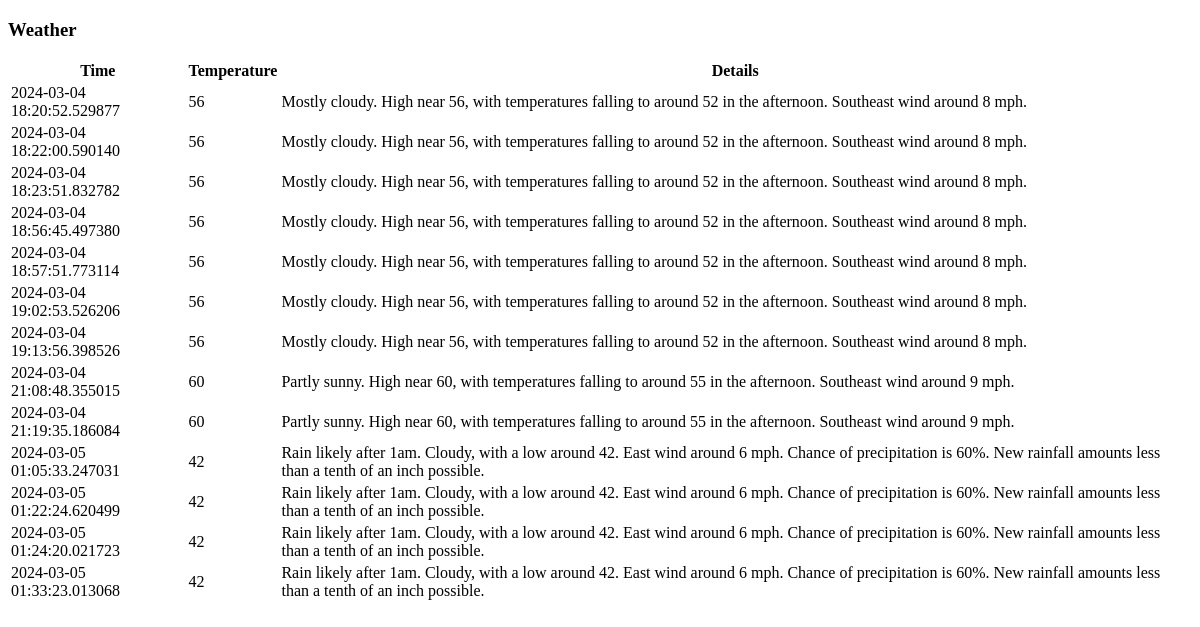
Before: / with the older database file.
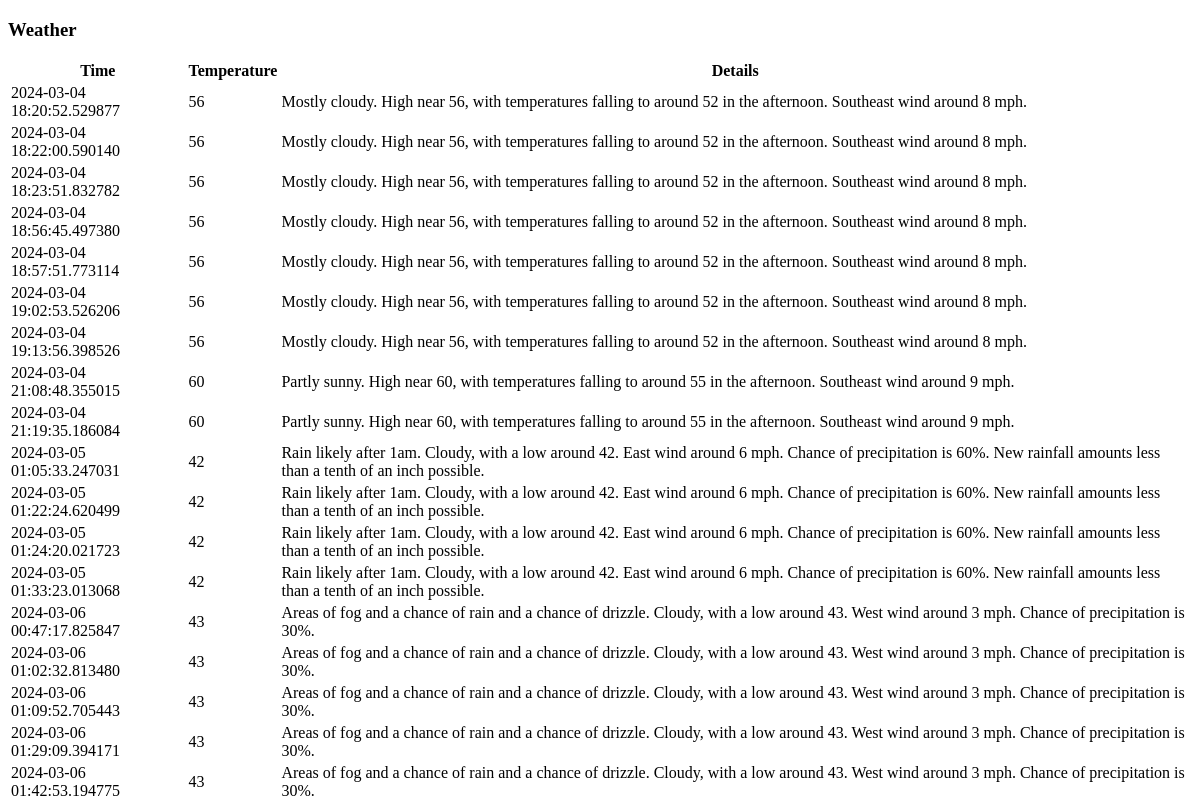
After: the same page with the newer database file.
### app.py (models this page shows)
class Weather(db.Model):
	datetime = db.Column(db.DateTime, primary_key=True, default=datetime.utcnow())
	temperature = db.Column(db.Integer, nullable=False)
	detail = db.Column(db.String, nullable=False)

### app.py (the view)
@app.route("/")
def index():
    weather = Weather.query.all()
    return render_template('index.html', weather=weather)

### templates/index.html (shortened to what this page needs)
<!DOCTYPE html>
<html lang="en">
<head>
</head>
<body>
    <h3>Weather</h3>
    <table>
        <thead>
            <th>Time</th>
            <th>Temperature</th>
            <th>Details</th>
        </thead>
        {% for data in weather %}
        <tbody>
            <td>{{data.datetime}}</td>
            <td>{{data.temperature}}</td>
            <td>{{data.detail}}</td>
        </tbody>
        {% endfor %}
    </table>
</body>
</html>

Changed rows visible on the page:
added Weather: datetime "2024-03-06 00:47:17.825847", temperature "43", detail "Areas of fog and a chance of rain and a chance of drizzle. Cloudy, with a low around 43. West wind around 3 mph. Chance of precipitation is 30%."
added Weather: datetime "2024-03-06 01:02:32.813480", temperature "43", detail "Areas of fog and a chance of rain and a chance of drizzle. Cloudy, with a low around 43. West wind around 3 mph. Chance of precipitation is 30%."
added Weather: datetime "2024-03-06 01:09:52.705443", temperature "43", detail "Areas of fog and a chance of rain and a chance of drizzle. Cloudy, with a low around 43. West wind around 3 mph. Chance of precipitation is 30%."
added Weather: datetime "2024-03-06 01:29:09.394171", temperature "43", detail "Areas of fog and a chance of rain and a chance of drizzle. Cloudy, with a low around 43. West wind around 3 mph. Chance of precipitation is 30%."
added Weather: datetime "2024-03-06 01:42:53.194775", temperature "43", detail "Areas of fog and a chance of rain and a chance of drizzle. Cloudy, with a low around 43. West wind around 3 mph. Chance of precipitation is 30%."
